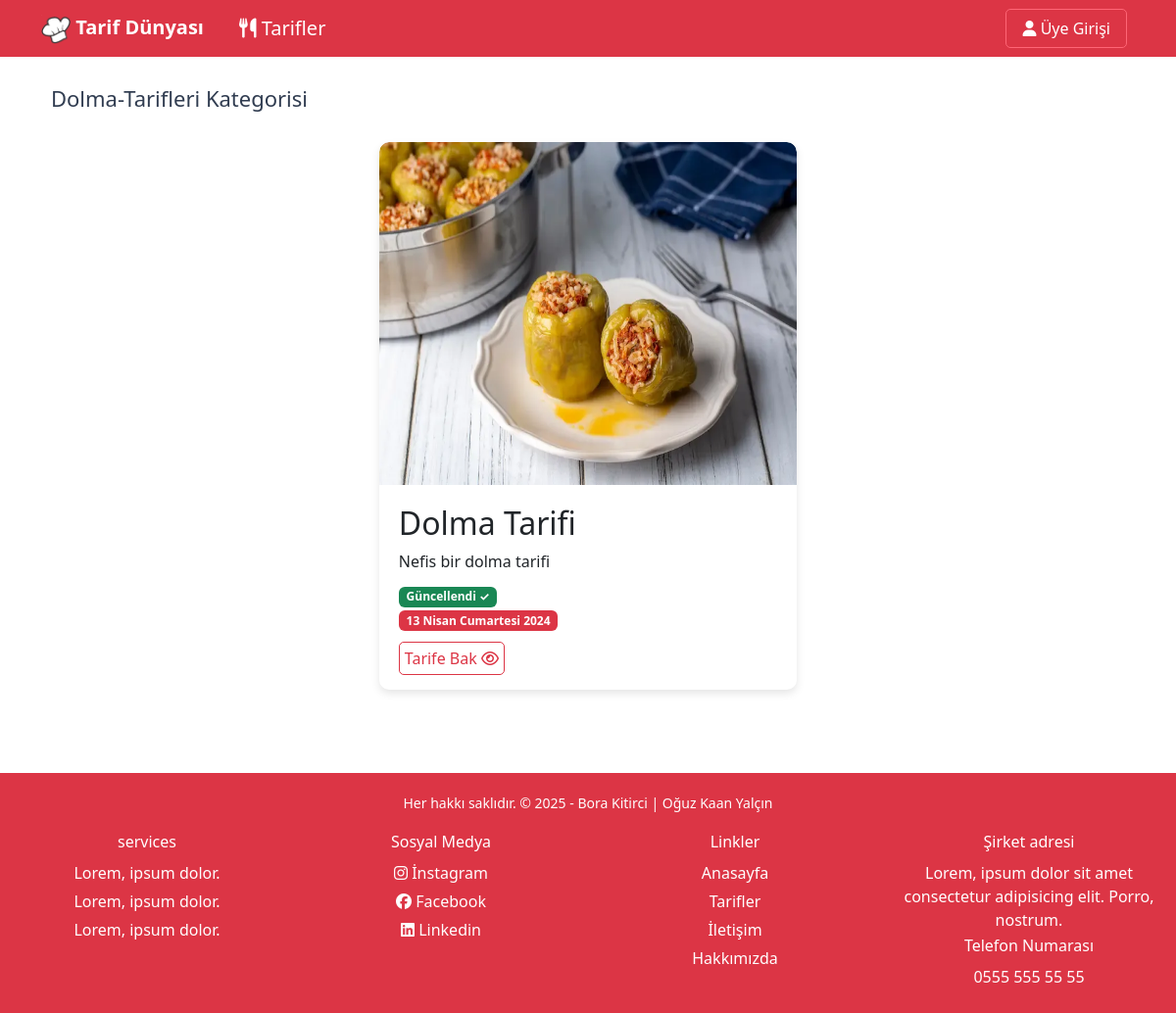
The page /tarifler/category/dolma-tarifleri on the database its author committed.
### foodMain/models.py (models this page shows, shortened)
class Categories(models.Model):
    name = models.CharField(max_length=40)
    slug = models.SlugField(default="", null=False, unique=True, db_index=True, max_length=50)
    image_url = models.CharField(default="", max_length=50)

class Food(models.Model):
    title = models.CharField(max_length=50)
    subtitle = models.CharField(max_length=100, default="")
    description = RichTextField()
    image_url = models.CharField(max_length=50)
    date = models.DateField()
    isUpdate = models.BooleanField()
    slug = models.SlugField(default="", null=False, unique=True, db_index=True)
    categories = models.ManyToManyField(Categories)

### foodMain/views.py (the view)
# urls.py: path("category/<slug:recipe_title>", views.getFoodByCategory, name='tarif_by_category')
def getFoodByCategory(request, recipe_title):
    recipes = Food.objects.filter(categories__slug = recipe_title).order_by("-date")
    category = Categories.objects.all()
    paginator = Paginator(recipes, 4)
    page = request.GET.get('page', 1)
    page_obj = paginator.page(page)
    return render(request, "foods/index.html", {
        "recipe": recipes,
        "page_obj": page_obj,
        "categories": category,
        "selectCategory": recipe_title
    })

### foodMain/Templates/foods/index.html (shortened to what this page needs)
{% extends "layout.html" %}
{% load static %}
{% block content %}
<div class="container">
    <div class="row justify-content-center">
       <div class="index_container">
            <div class="container2">
              {% if selectCategory %}
              <div class="section-titles">{{ selectCategory.title }} Kategorisi</div>
              {% endif %}
              <div class="card2-group">
            {% for rc in page_obj.object_list %}
            {% include "foods/partials/_tarifler.html" %}
            {% endfor %}
          </div>
        </div>
        </div>
</div>
</div>
{% endblock content %}
{% block footer %}
{% include "foods/partials/_footer.html" %}
{% endblock footer %}

### foodMain/Templates/foods/partials/_tarifler.html
{% load static %}
      <div class="card2">
        <img src="{% static 'foods/images/'|add:rc.image_url %}" alt="{{ rc.title }}">
        <div class="content2">
            <h2 class="title2">{{ rc.title|title }}</h2>
            <p class="description2">{{ rc.subtitle }}</p>
            <p class="date2">{% if rc.isUpdate %}
                <span class="badge bg-success">Güncellendi ✓</span><br>
                {% endif %}
                <span class="badge bg-danger">{{ rc.date|date:'d F l Y' }}</span></p>
                <a href="{% url 'recipe_details' rc.slug %}" class="tarif-button">Tarife Bak <i class="fa-regular fa-eye"></i></a>
          </div>
        </div>

### pages/static/main.css (style rules this page uses)
body { font-family: 'Segoe UI', Tahoma, Geneva, Verdana, sans-serif; margin: 0; padding: 0; }
.tarif-button { text-decoration: none; background-color: transparent; border: 1px solid rgb(220, 53, 69); color: rgb(220, 53, 69); padding: 5px; border-radius: 5px; transition: ease 0.5s all; }
@media (min-width: 1200px) { .card2-group { display: flex; justify-content: center; flex-wrap: wrap; } }
.card2 { width: calc(40% - 20px); margin: 10px; border-radius: 10px; overflow: hidden; box-shadow: 0 4px 8px rgba(0, 0, 0, 0.1); position: relative; z-index: 1; }
.card2:nth-child(2n+1) { clear: both; }
.card2 img { width: 100%; height: 350px; border-radius: 10px 10px 0 0; }
.content2 { padding: 20px; }
.title2 { margin-top: 0; }
.description2 { margin-bottom: 10px; }
.date2 { color: #777; }
@media (min-width: 1200px) { .index_container { width: 35%; position: relative; top: 75px; } }
@media only screen and (min-width: 1025px) { .section-titles { font-size: 22px; color: #313d51; line-height: 50px; margin-bottom: 10px; position: relative; left: 10px; } }

### rows shown on the page
Categories: title "Dolma-Tarifleri"
Food: image_url (picture), title "Dolma Tarifi", subtitle "Nefis bir dolma tarifi", isUpdate "Güncellendi ✓", date "13 Nisan Cumartesi 2024"
